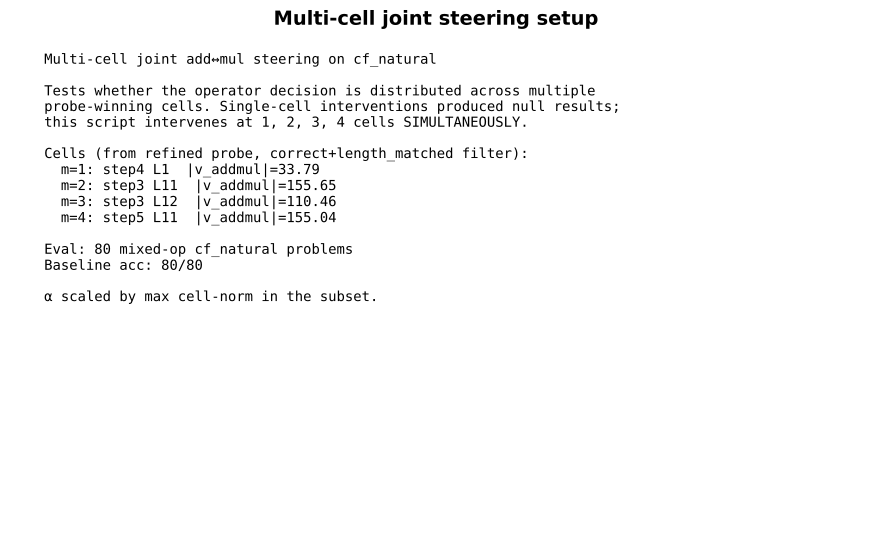

Write Python code to recreate this figure.
"""Multi-cell joint steering using the template-controlled add↔mul direction.

Single-cell interventions at probe-winning cells produced complete null
results. This script tests whether JOINT intervention at multiple cells
simultaneously flips the model's output. Uses the same vary_operator-derived
add↔mul direction (mean of acts[Mul] − acts[Add] across matched-operand
templates) computed per cell.

Tests four configurations on cf_natural mixed-op problems:
  cells_1 : {m=1's cell}                            (single cell, baseline)
  cells_2 : {m=1, m=2 cells}                         (two cells joint)
  cells_3 : {m=1, m=2, m=3 cells}                    (three cells joint)
  cells_4 : {m=1, m=2, m=3, m=4 cells}               (all four joint)

For each config, sweep α and measure flip rate per (cell_m → target_op).

If joint interventions show effects where single-cell ones don't, the
operator decision is distributed across cells (consistent with the probe
distribution).

Outputs: steer_multicell_varyop_gsm8k.{json,pdf}
"""
from __future__ import annotations

import json, os, re, sys, time
from pathlib import Path

import matplotlib.pyplot as plt
import numpy as np
import torch
import transformers
from datasets import load_dataset
from matplotlib.backends.backend_pdf import PdfPages
from peft import LoraConfig, TaskType
from safetensors.torch import load_file

REPO = Path(__file__).resolve().parents[3]
PD = Path(__file__).resolve().parent
CF_DIR = REPO.parent / "cf-datasets"
ACTS_VARYOP = REPO / "experiments" / "computation_probes" / "gsm8k_vary_operator_latent_acts.pt"
REFINED_JSON = REPO / "visualizations-all" / "gpt2-gsm8k" / "operator-probe" / "multi_op_probe_refined_gsm8k.json"
sys.path.insert(0, str(REPO / "codi"))

OUT_JSON = PD / "steer_multicell_varyop_gsm8k.json"
OUT_PDF = PD / "steer_multicell_varyop_gsm8k.pdf"

M_MAX = 4
OPS = ["+", "-", "*", "/"]


def parse_markers(s):
    s = s.replace(",", "")
    ms = re.findall(r"<<(-?\d+\.?\d*)\s*([+\-*/])\s*(-?\d+\.?\d*)\s*=\s*(-?\d+\.?\d*)>>", s)
    return [(float(a), op, float(b), float(c)) for a, op, b, c in ms]


def codi_extract(s: str):
    s = s.replace(",", "")
    nums = re.findall(r"-?\d+\.?\d*", s)
    if not nums: return None
    try: return float(nums[-1])
    except: return None


def apply_op(a, op, b):
    if op == "+": return a + b
    if op == "-": return a - b
    if op == "*": return a * b
    if op == "/": return a / b if b != 0 else None
    return None


def chain_answer(markers, ops_override=None):
    if not markers: return None
    cur = markers[0][0]
    for k, (a, op, b, c) in enumerate(markers):
        use_op = (ops_override[k] if ops_override else op)
        cur = apply_op(cur, use_op, b)
        if cur is None: return None
    if abs(cur - round(cur)) < 1e-6: cur = round(cur)
    return float(cur)


def main():
    BS = 8

    # Load refined cells
    refined = json.load(open(REFINED_JSON))
    pref = "correct_and_length_matched" if "correct_and_length_matched" in refined else "length_matched"
    cells = {}
    for m in range(1, M_MAX + 1):
        info = refined[pref].get("op", {}).get(str(m))
        if info is None or info["best"] is None:
            info = refined.get("original", {}).get("op", {}).get(str(m))
        if info is None or info["best"] is None: continue
        cells[m] = (info["best"]["step"] - 1, info["best"]["layer"])

    # Vary-op direction per cell
    print(f"loading {ACTS_VARYOP}", flush=True)
    acts = torch.load(ACTS_VARYOP, map_location="cpu", weights_only=True).float().numpy()
    rows = json.load(open(CF_DIR / "gsm8k_vary_operator.json"))
    tmpl = {}
    for i, r in enumerate(rows):
        tmpl.setdefault(r["template_id"], {})[r["type"]] = i
    valid = [t for t, d in tmpl.items() if len(d) == 4]
    add_idx = np.array([tmpl[t]["Addition"] for t in valid])
    mul_idx = np.array([tmpl[t]["Multiplication"] for t in valid])
    v_addmul = (acts[mul_idx] - acts[add_idx]).mean(axis=0)   # (S, L, H)
    norms = np.linalg.norm(v_addmul, axis=-1)
    print(f"  templates used: {len(valid)}; "
          f"per-cell add→mul norm: mean={norms.mean():.2f}, max={norms.max():.2f}")
    print("  cells under intervention:")
    for m in cells:
        s, l = cells[m]
        print(f"    m={m}: step{s+1} L{l}  |v_addmul|={norms[s, l]:.2f}")

    # cf_natural eval
    cf_rows = json.load(open(CF_DIR / "gsm8k_cf_natural.json"))
    eval_data = []
    for r in cf_rows:
        ms_tr = parse_markers(r["answer_trace"])
        if not (2 <= len(ms_tr) <= 4): continue
        if len(set(op for _, op, _, _ in ms_tr)) < 2: continue
        base = chain_answer(ms_tr)
        if base is None or abs(base - float(r["answer"])) > 1e-3: continue
        K = len(ms_tr)
        orig_ops = [op for _, op, _, _ in ms_tr]
        alt = {}
        for j in range(K):
            for new_op in OPS:
                if new_op == orig_ops[j]: continue
                ovr = list(orig_ops); ovr[j] = new_op
                v = chain_answer(ms_tr, ovr)
                if v is None: continue
                alt[(j + 1, new_op)] = v
        eval_data.append({"q": r["question_concat"].strip().replace("  ", " "),
                          "orig_ops": orig_ops, "gold": float(r["answer"]),
                          "K": K, "alt": alt})
    eval_data = eval_data[:80]
    print(f"cf_natural eval problems: {len(eval_data)}")

    # Load CODI
    ckpt = os.path.expanduser("~/codi_ckpt/CODI-gpt2")
    print(f"loading CODI from {ckpt}", flush=True)
    _orig = transformers.AutoTokenizer.from_pretrained
    transformers.AutoTokenizer.from_pretrained = (
        lambda *a, **k: _orig(*a, **{**k, "use_fast": True})
    )
    from src.model import CODI, ModelArguments, TrainingArguments
    lora_cfg = LoraConfig(task_type=TaskType.CAUSAL_LM, inference_mode=False,
                          r=128, lora_alpha=32, lora_dropout=0.1,
                          target_modules=["c_attn", "c_proj", "c_fc"],
                          init_lora_weights=True)
    margs = ModelArguments(model_name_or_path="gpt2", full_precision=True,
                           train=False, lora_init=True, ckpt_dir=ckpt)
    targs = TrainingArguments(output_dir="/tmp/_steermulti", bf16=True,
                              use_lora=True, use_prj=True, prj_dim=768,
                              prj_no_ln=False, prj_dropout=0.0,
                              num_latent=6, inf_latent_iterations=6,
                              remove_eos=True, greedy=True,
                              model_max_length=512, seed=11)
    model = CODI(margs, targs, lora_cfg)
    sd_safe = Path(ckpt) / "model.safetensors"
    sd_bin = Path(ckpt) / "pytorch_model.bin"
    sd = load_file(str(sd_safe)) if sd_safe.exists() else torch.load(str(sd_bin), map_location="cpu")
    model.load_state_dict(sd, strict=False); model.codi.tie_weights()
    tok = transformers.AutoTokenizer.from_pretrained("gpt2", model_max_length=512,
                                                     padding_side="left", use_fast=True)
    if tok.pad_token_id is None:
        tok.add_special_tokens({"pad_token": "[PAD]"})
        tok.pad_token_id = model.pad_token_id or tok.convert_tokens_to_ids("[PAD]")
    model = model.to("cuda").to(torch.bfloat16); model.eval()
    embed_fn = model.get_embd(model.codi, model.model_name)
    eos_id = tok.eos_token_id
    transformer = (model.codi.transformer if hasattr(model.codi, "transformer")
                   else model.codi.base_model.model.transformer)

    # HOOK: holds a dict of (block_idx, latent_step) -> direction (tensor) and alpha
    HOOK = {"active": False, "latent_step": -1,
            "plan": {},   # dict {(block_idx, target_step): unit-vec tensor}
            "alpha": 0.0}

    def make_hook(block_idx):
        def fn(module, inputs, output):
            if not HOOK["active"]: return output
            key = (block_idx, HOOK["latent_step"])
            v = HOOK["plan"].get(key)
            if v is None: return output
            h = output[0] if isinstance(output, tuple) else output
            v_dev = v.to(h.device, dtype=h.dtype)
            h = h.clone()
            h[:, -1, :] = h[:, -1, :] + HOOK["alpha"] * v_dev
            return (h,) + output[1:] if isinstance(output, tuple) else h
        return fn

    handles = [blk.register_forward_hook(make_hook(i)) for i, blk in enumerate(transformer.h)]

    @torch.no_grad()
    def run_batch(qs, *, plan, alpha, max_new=128):
        """plan: dict {(block_idx, latent_step): unit_vec_tensor}. α scalar."""
        B = len(qs)
        HOOK["plan"] = plan; HOOK["alpha"] = float(alpha); HOOK["active"] = True
        HOOK["latent_step"] = -1
        batch = tok(qs, return_tensors="pt", padding="longest").to("cuda")
        bot = torch.full((B, 1), model.bot_id, dtype=torch.long, device="cuda")
        input_ids = torch.cat([batch["input_ids"], bot], dim=1)
        attn = torch.cat([batch["attention_mask"], torch.ones_like(bot)], dim=1)
        out = model.codi(input_ids=input_ids, attention_mask=attn,
                         use_cache=True, output_hidden_states=True)
        past = out.past_key_values
        latent = out.hidden_states[-1][:, -1, :].unsqueeze(1)
        if targs.use_prj: latent = model.prj(latent)
        for s in range(targs.inf_latent_iterations):
            HOOK["latent_step"] = s
            attn = torch.cat([attn, torch.ones((B, 1), dtype=attn.dtype, device="cuda")], dim=1)
            out = model.codi(inputs_embeds=latent, attention_mask=attn,
                             use_cache=True, output_hidden_states=True,
                             past_key_values=past)
            past = out.past_key_values
            latent = out.hidden_states[-1][:, -1, :].unsqueeze(1)
            if targs.use_prj: latent = model.prj(latent)
        HOOK["active"] = False; HOOK["latent_step"] = -1
        eot_emb = embed_fn(torch.tensor([model.eot_id], dtype=torch.long, device="cuda"))
        output = eot_emb.unsqueeze(0).expand(B, -1, -1)
        attn = torch.cat([attn, torch.ones((B, 1), dtype=attn.dtype, device="cuda")], dim=1)
        tokens = [[] for _ in range(B)]; done = [False] * B
        for _ in range(max_new):
            sout = model.codi(inputs_embeds=output, attention_mask=attn,
                              use_cache=True, past_key_values=past)
            past = sout.past_key_values
            logits = sout.logits[:, -1, :model.codi.config.vocab_size - 1]
            next_ids = torch.argmax(logits, dim=-1)
            for b in range(B):
                if not done[b]:
                    tokens[b].append(int(next_ids[b].item()))
                    if int(next_ids[b].item()) == eos_id: done[b] = True
            if all(done): break
            attn = torch.cat([attn, torch.ones((B, 1), dtype=attn.dtype, device="cuda")], dim=1)
            output = embed_fn(next_ids).unsqueeze(1)
        return [tok.decode(t, skip_special_tokens=True) for t in tokens]

    def classify_any_flip(emit_val, ex_d, target_op):
        """For multi-cell intervention, we don't tie the flip to a specific m.
        Count: matches gold (no flip), matches alt with target_op for some j,
        matches some other alt, or scrambled."""
        if emit_val is None: return "unparsed"
        if abs(emit_val - ex_d["gold"]) < 1e-3: return "baseline"
        for (j, op), v in ex_d["alt"].items():
            if op == target_op and abs(emit_val - v) < 1e-3:
                return f"flip_to_{target_op}_at_m{j}"
        for (j, op), v in ex_d["alt"].items():
            if abs(emit_val - v) < 1e-3: return "other_alt"
        return "scrambled"

    # Build plans: cell_subsets of size 1, 2, 3, 4
    cell_list = sorted(cells.keys())
    # All single-cell plans + cumulative additions
    subsets = []
    for k in range(1, len(cell_list) + 1):
        sub = cell_list[:k]
        subsets.append({"name": f"{k}-cell", "ms": sub})

    qs = [d["q"] for d in eval_data]
    alphas_rel = [-3.0, -1.5, 0, 1.5, 3.0]

    results = {"cells": {m: {"step_1idx": cells[m][0] + 1, "layer": cells[m][1]}
                          for m in cells},
               "v_addmul_norms": {f"m={m}": float(norms[cells[m]])
                                   for m in cells},
               "n_problems": len(eval_data),
               "subsets": [],
               "baseline": None}

    # Baseline
    print("\n=== baseline (no intervention) ===", flush=True)
    base_strs = []
    for s in range(0, len(qs), BS):
        base_strs += run_batch(qs[s:s+BS], plan={}, alpha=0.0)
    base_vals = [codi_extract(s) for s in base_strs]
    n_match = sum(1 for v, d in zip(base_vals, eval_data) if v is not None and abs(v - d["gold"]) < 1e-3)
    print(f"  baseline acc: {n_match}/{len(eval_data)}")
    results["baseline"] = {"n_match_gold": n_match, "n": len(eval_data)}

    t0 = time.time()
    for sub in subsets:
        # Build plan dict: for each m in sub, add direction at (block=L_m, step=s_m).
        plan = {}
        sub_norms = []
        for m in sub["ms"]:
            s_idx, ly = cells[m]
            v = v_addmul[s_idx, ly]
            v_unit = v / max(np.linalg.norm(v), 1e-9)
            plan[(ly, s_idx)] = torch.tensor(v_unit, dtype=torch.float32)
            sub_norms.append(float(norms[s_idx, ly]))
        # α scales: use the MAX cell norm in the subset as reference
        ref_norm = max(sub_norms)
        print(f"\n=== subset {sub['name']}: ms={sub['ms']}  ref_norm={ref_norm:.1f} ===", flush=True)
        sub_res = {"name": sub["name"], "ms": sub["ms"],
                   "cell_norms_in_subset": sub_norms, "ref_norm": ref_norm,
                   "by_alpha_rel": {}}
        for a_rel in alphas_rel:
            alpha_eff = a_rel * ref_norm
            target_op = "*" if alpha_eff > 0 else "+" if alpha_eff < 0 else "*"
            strs = []
            for s in range(0, len(qs), BS):
                strs += run_batch(qs[s:s+BS], plan=plan, alpha=alpha_eff)
            vals = [codi_extract(s) for s in strs]
            cnt = {"baseline": 0, "scrambled": 0, "unparsed": 0, "other_alt": 0}
            flip_per_m = {f"flip_to_{target_op}_at_m{m}": 0 for m in range(1, M_MAX + 1)}
            for v, d in zip(vals, eval_data):
                c = classify_any_flip(v, d, target_op)
                if c in flip_per_m: flip_per_m[c] += 1
                elif c in cnt: cnt[c] += 1
                else: cnt[c] = cnt.get(c, 0) + 1
            cnt.update(flip_per_m)
            cnt["total_flips_to_target"] = sum(flip_per_m.values())
            sub_res["by_alpha_rel"][f"α_rel={a_rel}"] = {
                "alpha_eff": alpha_eff, "target_op": target_op,
                "counts": cnt, "emits": strs[:5],
            }
            tflips = cnt["total_flips_to_target"]
            print(f"  α_rel={a_rel:+.1f}  α_eff={alpha_eff:+.0f}  target={target_op}  "
                  f"baseline={cnt['baseline']}  total_flips_to_{target_op}={tflips}  "
                  f"scram={cnt['scrambled']}  ({time.time()-t0:.0f}s)")
        results["subsets"].append(sub_res)
        OUT_JSON.write_text(json.dumps(results, indent=2))

    print(f"\nsaved {OUT_JSON}")
    for h in handles: h.remove()

    # ---- Plot ----
    with PdfPages(OUT_PDF) as pdf:
        fig, ax = plt.subplots(figsize=(11, 6.5))
        ax.axis("off")
        body = ("Multi-cell joint add↔mul steering on cf_natural\n\n"
                "Tests whether the operator decision is distributed across multiple\n"
                "probe-winning cells. Single-cell interventions produced null results;\n"
                "this script intervenes at 1, 2, 3, 4 cells SIMULTANEOUSLY.\n\n"
                "Cells (from refined probe, correct+length_matched filter):\n")
        for m in cells:
            s, l = cells[m]
            body += f"  m={m}: step{s+1} L{l}  |v_addmul|={norms[s, l]:.2f}\n"
        body += f"\nEval: {len(eval_data)} mixed-op cf_natural problems\n"
        body += f"Baseline acc: {n_match}/{len(eval_data)}\n\n"
        body += "α scaled by max cell-norm in the subset.\n"
        ax.text(0.04, 0.96, body, va="top", ha="left", family="monospace", fontsize=10)
        ax.set_title("Multi-cell joint steering setup", fontsize=14, fontweight="bold")
        pdf.savefig(fig, bbox_inches="tight"); plt.close(fig)

        # One panel: total_flips_to_target vs α_rel for each subset size
        fig, ax = plt.subplots(figsize=(11, 5.5))
        for sub_res in results["subsets"]:
            keys = sorted(sub_res["by_alpha_rel"].keys(), key=lambda k: float(k.split("=")[1]))
            xs = [float(k.split("=")[1]) for k in keys]
            ys = [sub_res["by_alpha_rel"][k]["counts"]["total_flips_to_target"] / len(eval_data)
                  for k in keys]
            ax.plot(xs, ys, "-o", label=sub_res["name"], lw=2)
        ax.axvline(0, color="gray", ls="--", alpha=0.5)
        ax.set_xlabel("α (× max cell-norm in subset)")
        ax.set_ylabel("fraction with target-op flip (any marker)")
        ax.set_title("Multi-cell joint steering — total flips to target operator",
                     fontsize=12, fontweight="bold")
        ax.legend(); ax.grid(alpha=0.3); ax.set_ylim(0, 1.05)
        fig.tight_layout()
        pdf.savefig(fig, bbox_inches="tight"); plt.close(fig)
    print(f"saved {OUT_PDF}")


if __name__ == "__main__":
    main()
